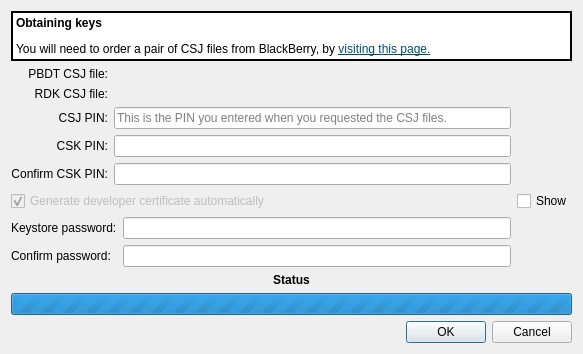
<?xml version="1.0" encoding="UTF-8"?>
<ui version="4.0">
 <class>Qnx::Internal::BlackBerryRegisterKeyDialog</class>
 <widget class="QDialog" name="Qnx::Internal::BlackBerryRegisterKeyDialog">
  <property name="geometry">
   <rect>
    <x>0</x>
    <y>0</y>
    <width>583</width>
    <height>339</height>
   </rect>
  </property>
  <property name="windowTitle">
   <string>Register Key</string>
  </property>
  <layout class="QVBoxLayout" name="verticalLayout">
   <item>
    <widget class="QLabel" name="label">
     <property name="palette">
      <palette>
       <active>
        <colorrole role="Button">
         <brush brushstyle="SolidPattern">
          <color alpha="255">
           <red>255</red>
           <green>255</green>
           <blue>255</blue>
          </color>
         </brush>
        </colorrole>
        <colorrole role="Base">
         <brush brushstyle="SolidPattern">
          <color alpha="255">
           <red>255</red>
           <green>255</green>
           <blue>255</blue>
          </color>
         </brush>
        </colorrole>
        <colorrole role="Window">
         <brush brushstyle="SolidPattern">
          <color alpha="255">
           <red>255</red>
           <green>255</green>
           <blue>255</blue>
          </color>
         </brush>
        </colorrole>
       </active>
       <inactive>
        <colorrole role="Button">
         <brush brushstyle="SolidPattern">
          <color alpha="255">
           <red>255</red>
           <green>255</green>
           <blue>255</blue>
          </color>
         </brush>
        </colorrole>
        <colorrole role="Base">
         <brush brushstyle="SolidPattern">
          <color alpha="255">
           <red>255</red>
           <green>255</green>
           <blue>255</blue>
          </color>
         </brush>
        </colorrole>
        <colorrole role="Window">
         <brush brushstyle="SolidPattern">
          <color alpha="255">
           <red>255</red>
           <green>255</green>
           <blue>255</blue>
          </color>
         </brush>
        </colorrole>
       </inactive>
       <disabled>
        <colorrole role="Button">
         <brush brushstyle="SolidPattern">
          <color alpha="255">
           <red>255</red>
           <green>255</green>
           <blue>255</blue>
          </color>
         </brush>
        </colorrole>
        <colorrole role="Base">
         <brush brushstyle="SolidPattern">
          <color alpha="255">
           <red>255</red>
           <green>255</green>
           <blue>255</blue>
          </color>
         </brush>
        </colorrole>
        <colorrole role="Window">
         <brush brushstyle="SolidPattern">
          <color alpha="255">
           <red>255</red>
           <green>255</green>
           <blue>255</blue>
          </color>
         </brush>
        </colorrole>
       </disabled>
      </palette>
     </property>
     <property name="autoFillBackground">
      <bool>true</bool>
     </property>
     <property name="frameShape">
      <enum>QFrame::WinPanel</enum>
     </property>
     <property name="text">
      <string>&lt;html&gt;&lt;head/&gt;&lt;body&gt;&lt;p&gt;&lt;span style=&quot; font-weight:600;&quot;&gt;Obtaining keys&lt;/span&gt;&lt;/p&gt;&lt;p&gt;You will need to order a pair of CSJ files from BlackBerry, by &lt;a href=&quot;https://www.blackberry.com/SignedKeys/codesigning.html&quot;&gt;&lt;span style=&quot; text-decoration: underline; color:#004f69;&quot;&gt;visiting this page.&lt;/span&gt;&lt;/a&gt;&lt;/p&gt;&lt;/body&gt;&lt;/html&gt;</string>
     </property>
     <property name="textFormat">
      <enum>Qt::RichText</enum>
     </property>
     <property name="alignment">
      <set>Qt::AlignLeading|Qt::AlignLeft|Qt::AlignTop</set>
     </property>
     <property name="wordWrap">
      <bool>false</bool>
     </property>
     <property name="openExternalLinks">
      <bool>true</bool>
     </property>
     <property name="textInteractionFlags">
      <set>Qt::TextBrowserInteraction</set>
     </property>
    </widget>
   </item>
   <item>
    <spacer name="verticalSpacer_2">
     <property name="orientation">
      <enum>Qt::Vertical</enum>
     </property>
     <property name="sizeHint" stdset="0">
      <size>
       <width>20</width>
       <height>4</height>
      </size>
     </property>
    </spacer>
   </item>
   <item>
    <layout class="QGridLayout" name="gridLayout">
     <item row="0" column="0">
      <widget class="QLabel" name="label_2">
       <property name="text">
        <string>PBDT CSJ file:</string>
       </property>
       <property name="alignment">
        <set>Qt::AlignRight|Qt::AlignTrailing|Qt::AlignVCenter</set>
       </property>
      </widget>
     </item>
     <item row="0" column="1" colspan="3">
      <widget class="Utils::PathChooser" name="pbdtPath" native="true"/>
     </item>
     <item row="1" column="0">
      <widget class="QLabel" name="label_3">
       <property name="text">
        <string>RDK CSJ file:</string>
       </property>
       <property name="alignment">
        <set>Qt::AlignRight|Qt::AlignTrailing|Qt::AlignVCenter</set>
       </property>
      </widget>
     </item>
     <item row="1" column="1" colspan="3">
      <widget class="Utils::PathChooser" name="rdkPath" native="true"/>
     </item>
     <item row="2" column="0">
      <widget class="QLabel" name="label_4">
       <property name="text">
        <string>CSJ PIN:</string>
       </property>
       <property name="alignment">
        <set>Qt::AlignRight|Qt::AlignTrailing|Qt::AlignVCenter</set>
       </property>
      </widget>
     </item>
     <item row="3" column="0">
      <widget class="QLabel" name="label_5">
       <property name="text">
        <string>CSK PIN:</string>
       </property>
       <property name="alignment">
        <set>Qt::AlignRight|Qt::AlignTrailing|Qt::AlignVCenter</set>
       </property>
      </widget>
     </item>
     <item row="4" column="0">
      <widget class="QLabel" name="label_6">
       <property name="text">
        <string>Confirm CSK PIN:</string>
       </property>
       <property name="alignment">
        <set>Qt::AlignRight|Qt::AlignTrailing|Qt::AlignVCenter</set>
       </property>
      </widget>
     </item>
     <item row="6" column="0" colspan="2">
      <widget class="QLabel" name="label_7">
       <property name="text">
        <string>Keystore password:</string>
       </property>
      </widget>
     </item>
     <item row="7" column="0" colspan="2">
      <widget class="QLabel" name="label_8">
       <property name="text">
        <string>Confirm password:</string>
       </property>
      </widget>
     </item>
     <item row="5" column="0" colspan="3">
      <widget class="QCheckBox" name="genCert">
       <property name="enabled">
        <bool>false</bool>
       </property>
       <property name="text">
        <string>Generate developer certificate automatically</string>
       </property>
       <property name="checked">
        <bool>true</bool>
       </property>
      </widget>
     </item>
     <item row="5" column="3">
      <widget class="QCheckBox" name="showPins">
       <property name="text">
        <string>Show</string>
       </property>
      </widget>
     </item>
     <item row="7" column="2">
      <widget class="QLineEdit" name="keystorePassword2">
       <property name="echoMode">
        <enum>QLineEdit::Password</enum>
       </property>
      </widget>
     </item>
     <item row="6" column="2">
      <widget class="QLineEdit" name="keystorePassword">
       <property name="echoMode">
        <enum>QLineEdit::Password</enum>
       </property>
       <property name="placeholderText">
        <string/>
       </property>
      </widget>
     </item>
     <item row="2" column="1" colspan="2">
      <widget class="QLineEdit" name="csjPin">
       <property name="maxLength">
        <number>10</number>
       </property>
       <property name="echoMode">
        <enum>QLineEdit::Password</enum>
       </property>
       <property name="placeholderText">
        <string>This is the PIN you entered when you requested the CSJ files.</string>
       </property>
      </widget>
     </item>
     <item row="3" column="1" colspan="2">
      <widget class="QLineEdit" name="cskPin">
       <property name="echoMode">
        <enum>QLineEdit::Password</enum>
       </property>
       <property name="placeholderText">
        <string/>
       </property>
      </widget>
     </item>
     <item row="4" column="1" colspan="2">
      <widget class="QLineEdit" name="cskPin2">
       <property name="echoMode">
        <enum>QLineEdit::Password</enum>
       </property>
      </widget>
     </item>
    </layout>
   </item>
   <item>
    <widget class="QLabel" name="statusLabel">
     <property name="sizePolicy">
      <sizepolicy hsizetype="Preferred" vsizetype="Preferred">
       <horstretch>0</horstretch>
       <verstretch>0</verstretch>
      </sizepolicy>
     </property>
     <property name="font">
      <font>
       <weight>75</weight>
       <bold>true</bold>
      </font>
     </property>
     <property name="text">
      <string>Status</string>
     </property>
     <property name="alignment">
      <set>Qt::AlignCenter</set>
     </property>
     <property name="wordWrap">
      <bool>false</bool>
     </property>
    </widget>
   </item>
   <item>
    <widget class="QProgressBar" name="progressBar">
     <property name="maximum">
      <number>0</number>
     </property>
     <property name="value">
      <number>-1</number>
     </property>
    </widget>
   </item>
   <item>
    <widget class="QDialogButtonBox" name="buttonBox">
     <property name="standardButtons">
      <set>QDialogButtonBox::Cancel|QDialogButtonBox::Ok</set>
     </property>
    </widget>
   </item>
  </layout>
 </widget>
 <customwidgets>
  <customwidget>
   <class>Utils::PathChooser</class>
   <extends>QWidget</extends>
   <header location="global">utils/pathchooser.h</header>
   <container>1</container>
  </customwidget>
 </customwidgets>
 <tabstops>
  <tabstop>csjPin</tabstop>
  <tabstop>cskPin</tabstop>
  <tabstop>cskPin2</tabstop>
  <tabstop>genCert</tabstop>
  <tabstop>keystorePassword</tabstop>
  <tabstop>keystorePassword2</tabstop>
  <tabstop>showPins</tabstop>
  <tabstop>buttonBox</tabstop>
 </tabstops>
 <resources/>
 <connections/>
</ui>
